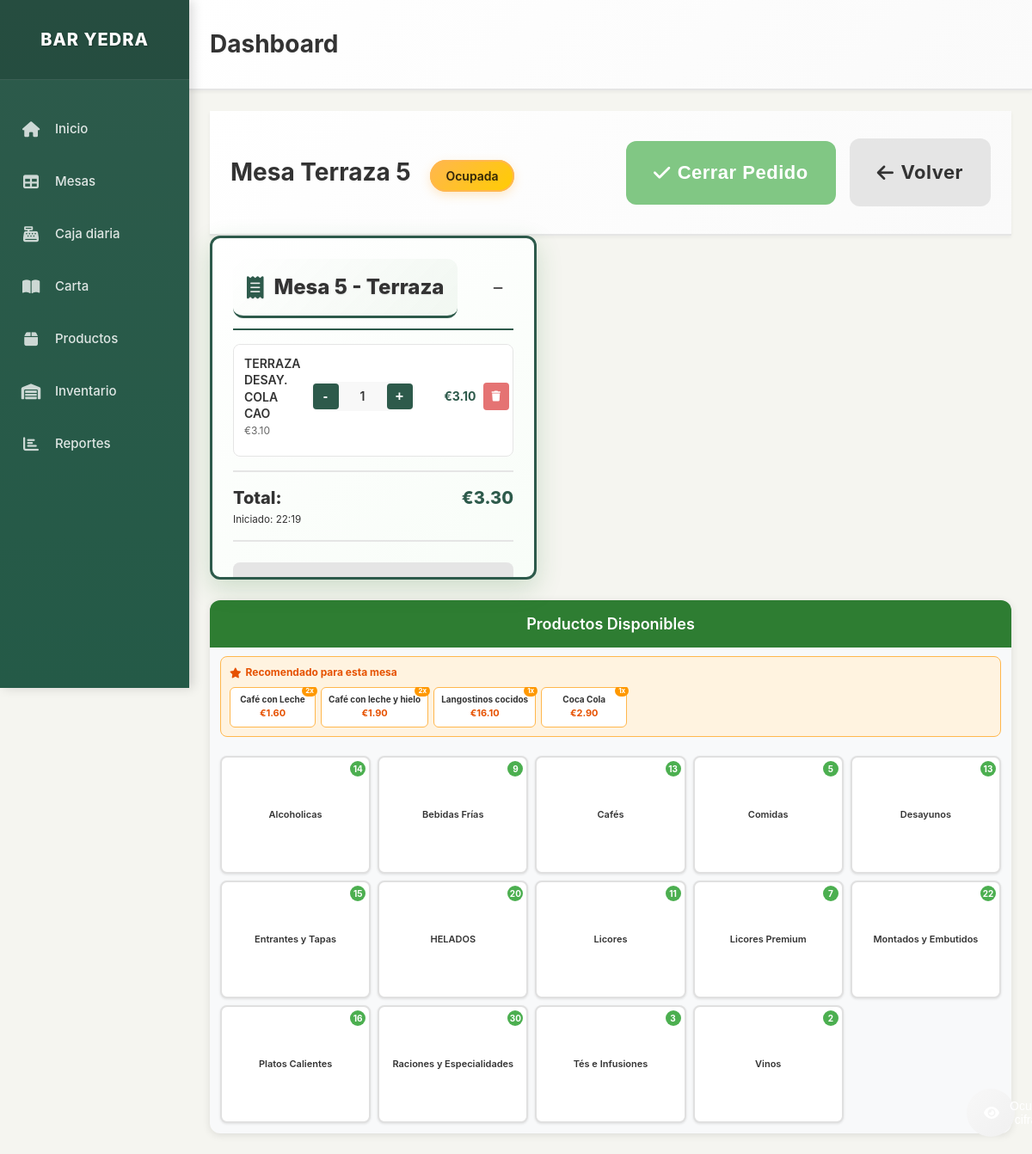
/mesa/5, run on an earlier commit of the app's database.
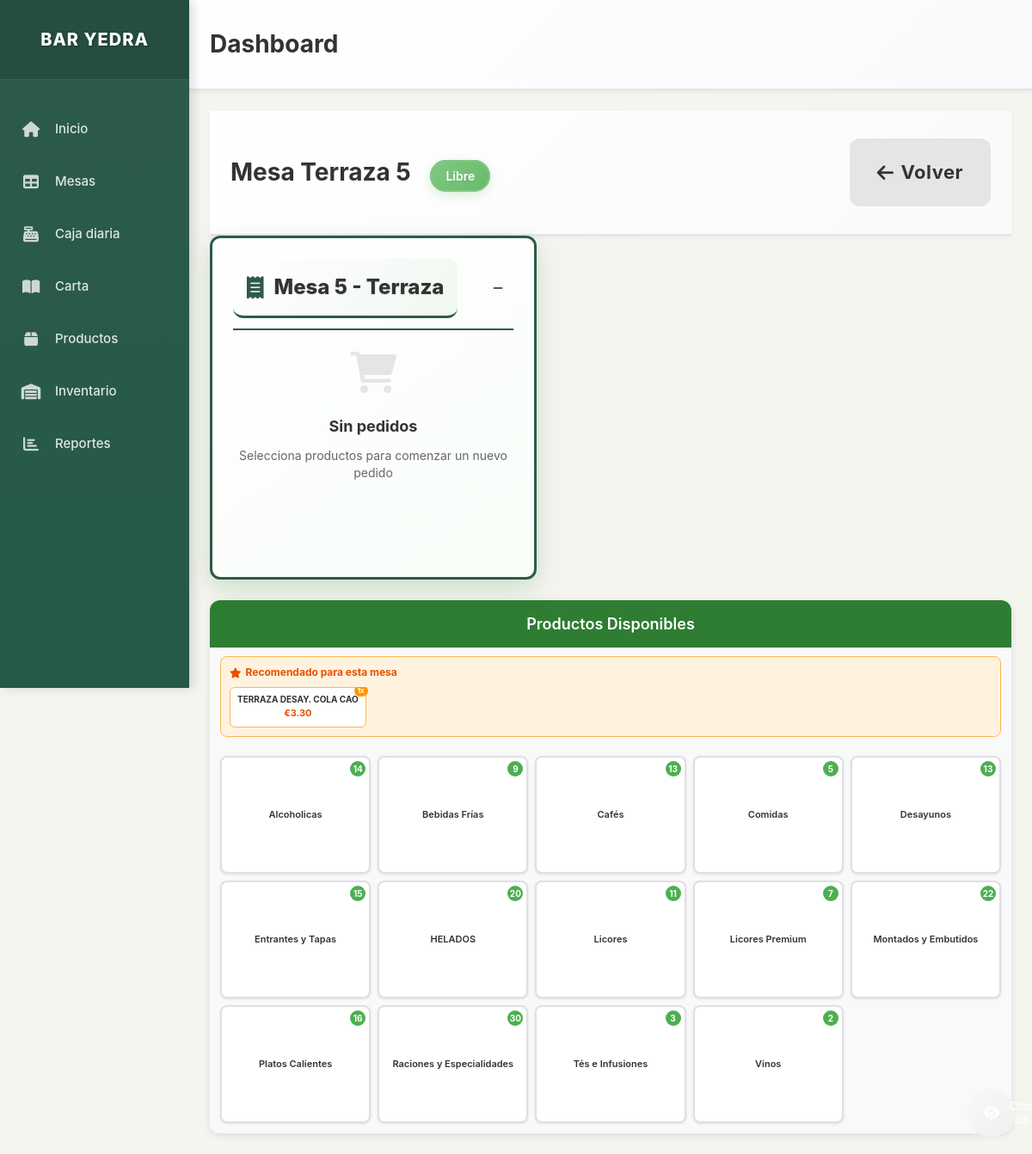
And on a later commit of the database.
### models.py (models this page shows, shortened)
class Mesa(db.Model):
    __tablename__ = 'mesa'
    id = db.Column(db.Integer, primary_key=True)
    numero = db.Column(db.Integer, nullable=False)
    zona = db.Column(db.String(50), nullable=False)  # Terraza, Sala, Barra
    estado = db.Column(db.String(20), default='libre')  # libre, ocupada, pagada
    pedidos = db.relationship('Pedido', backref='mesa', lazy=True)

class Producto(db.Model):
    __tablename__ = 'producto'
    id = db.Column(db.Integer, primary_key=True)
    nombre = db.Column(db.String(100), nullable=False)
    precio = db.Column(db.Numeric(10, 2), nullable=False)
    categoria = db.Column(db.String(50), nullable=False, default='General')
    foto_url = db.Column(db.String(255), nullable=True)
    descripcion = db.Column(db.Text, nullable=True)
    activo = db.Column(db.Boolean, default=True)
    orden = db.Column(db.Integer, default=0)  # Para ordenar productos en la interfaz
    stock_actual = db.Column(db.Integer, default=0)  # Cantidad actual en stock
    stock_minimo = db.Column(db.Integer, default=5)  # Alerta cuando llegue a este nivel
    unidad_medida = db.Column(db.String(20), default='unidad')  # unidad, litro, kg, etc.
    fecha_actualizacion = db.Column(db.DateTime, default=datetime.utcnow)

class Pedido(db.Model):
    __tablename__ = 'pedido'
    id = db.Column(db.Integer, primary_key=True)
    mesa_id = db.Column(db.Integer, db.ForeignKey('mesa.id'), nullable=False)
    productos = db.Column(db.Text)  # JSON string with products and quantities
    total = db.Column(db.Numeric(10, 2), default=0.00)
    fecha_creacion = db.Column(db.DateTime, default=datetime.utcnow)
    fecha_pago = db.Column(db.DateTime)
    forma_pago = db.Column(db.String(20))  # efectivo, tarjeta
    estado = db.Column(db.String(20), default='abierto')  # abierto, cerrado, pagado
    tickets = db.relationship('Ticket', backref='pedido', lazy=True)

### app.py (the view)
@app.route('/mesa/<int:mesa_id>')
def table_detail(mesa_id):
    mesa = Mesa.query.get_or_404(mesa_id)
    productos = Producto.query.filter_by(activo=True).order_by(Producto.categoria, Producto.orden, Producto.nombre).all()
    es_terraza = mesa.zona.lower() == 'terraza'
    suplemento_terraza = Decimal('0.20') if es_terraza else Decimal('0.00')
    productos_por_categoria = {}
    productos_dict = {}
    for producto in productos:
        if producto.categoria not in productos_por_categoria:
            productos_por_categoria[producto.categoria] = []
        productos_por_categoria[producto.categoria].append(producto)
        productos_dict[producto.id] = producto
    pedido_actual = Pedido.query.filter_by(mesa_id=mesa_id, estado='abierto').first()
    recomendaciones = get_menu_recommendations(mesa_id)
    return render_template('table_detail.html',
                         mesa=mesa,
                         productos_por_categoria=productos_por_categoria,
                         productos_dict=productos_dict,
                         pedido_actual=pedido_actual,
                         es_terraza=es_terraza,
                         suplemento_terraza=suplemento_terraza,
                         recomendaciones=recomendaciones)

### app.py (called while the page is built)
@app.template_filter('from_json')
def from_json_filter(value):
    if value:
        try:
            return json.loads(value)
        except (json.JSONDecodeError, TypeError):
            return []
    return []

### templates/table_detail.html (shortened to what the changed rows need)
{% extends "layout.html" %}
{% block content %}
<div class="content-header">
    <h1 class="page-title">
        Mesa {{ mesa.zona }} {{ mesa.numero }}
        <span class="table-status-badge table-{{ mesa.estado }}">{{ mesa.estado|title }}</span>
    </h1>
    <div class="table-actions">
        {% if pedido_actual %}
            <button class="btn btn-success btn-lg touch-friendly" onclick="closeOrder({{ mesa.id }})">
                <i class="fas fa-check"></i> Cerrar Pedido
            </button>
        {% endif %}
        <a href="{{ url_for('index') }}" class="btn btn-secondary btn-lg touch-friendly">
            <i class="fas fa-arrow-left"></i> Volver
        </a>
    </div>
</div>
<div class="table-detail-layout">
    <div class="products-panel-new">
        <div class="products-header">
            <h2>Productos Disponibles</h2>
        </div>
        {% if recomendaciones %}
        <div class="recommendations-section">
            <div class="recommendations-list">
                {% for rec in recomendaciones %}
                <div class="recommendation-item" onclick="addToOrder({{ mesa.id }}, {{ rec.producto.id }})">
                    <div class="rec-name">{{ rec.producto.nombre }}</div>
                    <div class="rec-price">€{{ "%.2f"|format(rec.producto.precio|float + (suplemento_terraza|float if es_terraza else 0)) }}</div>
                    <div class="rec-badge">{{ rec.frecuencia }}x</div>
                </div>
                {% endfor %}
            </div>
        </div>
        {% endif %}
    </div>
    <div class="order-panel-fixed">
        <div class="order-header">
            <h2 class="panel-title">
                <i class="fas fa-receipt"></i> Mesa {{ mesa.numero }} - {{ mesa.zona }}
            </h2>
            <div class="order-controls">
                <button class="btn-minimize" onclick="toggleOrderPanel()" title="Minimizar panel">
                </button>
            </div>
        </div>
        {% if pedido_actual and pedido_actual.total > 0 %}
            <div class="current-order">
                <div class="order-items">
                    {% set productos_pedido = pedido_actual.productos|from_json if pedido_actual.productos else {} %}
                    {% for producto_id, cantidad in productos_pedido.items() %}
                        {% set producto = productos_dict[producto_id|int] %}
                        <div class="order-item">
                            <div class="item-details">
                                <div class="item-name">{{ producto.nombre }}</div>
                                <div class="item-price">€{{ "%.2f"|format(producto.precio) }}</div>
                            </div>
                            <div class="item-quantity">
                                <button class="btn-quantity" onclick="updateQuantity({{ mesa.id }}, {{ producto.id }}, {{ cantidad - 1 }})">-</button>
                                <span class="quantity">{{ cantidad }}</span>
                                <button class="btn-quantity" onclick="updateQuantity({{ mesa.id }}, {{ producto.id }}, {{ cantidad + 1 }})">+</button>
                            </div>
                            <div class="item-subtotal">€{{ "%.2f"|format(producto.precio * cantidad) }}</div>
                            <button class="btn-remove" onclick="removeFromOrder({{ mesa.id }}, {{ producto.id }})" title="Eliminar">
                                <i class="fas fa-trash"></i>
                            </button>
                        </div>
                    {% endfor %}
                </div>
                <div class="order-summary">
                    <div class="summary-row total-row">
                        <span class="summary-label">Total:</span>
                        <span class="summary-value">€{{ "%.2f"|format(pedido_actual.total) }}</span>
                    </div>
                    <div class="summary-info">
                        <small>Iniciado: {{ pedido_actual.fecha_creacion.strftime('%H:%M') if pedido_actual.fecha_creacion else 'Ahora' }}</small>
                    </div>
                </div>
                <div class="order-actions">
                    <button class="btn btn-secondary btn-sm full-width" onclick="splitBill({{ mesa.id }})" style="margin-bottom: 10px;">
                        <i class="fas fa-cut"></i> Dividir Cuenta
                    </button>
                </div>
            </div>
        {% else %}
            <div class="empty-order">
                <div class="empty-icon">
                    <i class="fas fa-shopping-cart"></i>
                </div>
                <h3>Sin pedidos</h3>
                <p>Selecciona productos para comenzar un nuevo pedido</p>
            </div>
        {% endif %}
    </div>
</div>
{% endblock %}

What changed in the data, as far as the page shows it:
no longer on this page (row unchanged): Producto: producto.nombre "Café con Leche", producto.precio "1.60"
no longer on this page (row unchanged): Producto: producto.nombre "Café con leche y hielo", producto.precio "1.90"
no longer on this page (row unchanged): Producto: producto.nombre "Langostinos cocidos", producto.precio "16.10"
no longer on this page (row unchanged): Producto: producto.nombre "Coca Cola", producto.precio "2.90"
no longer on this page (row edited): Pedido: productos "{\"59\": 1}" (drawn), total "3.30", fecha_creacion "22:19"
changed Mesa "Terraza": estado "Ocupada" → "Libre"
Also different on the page:
new list line: "TERRAZA DESAY. COLA CAO 3.30"
new list line: "€ 1 x"
text no longer shown: "Cerrar Pedido Total: € Iniciado:"
text now shown: "Sin pedidos Selecciona productos para comenzar un nuevo pedido"
list line gone: "€ 2 x"
list line gone: "€ 1 x"
list line gone: "TERRAZA DESAY. COLA CAO 3.10 3.10"
list line gone: "€ - 1 + €"
